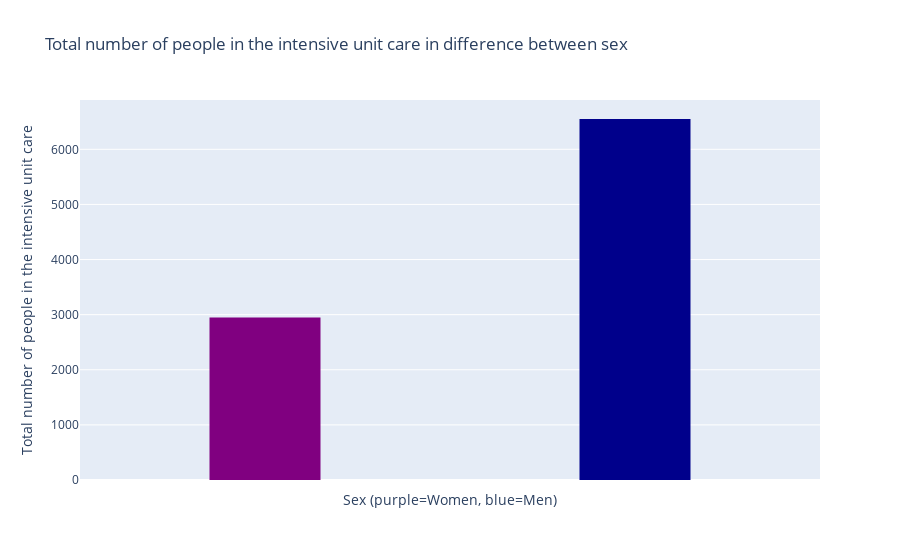

Source (notebook cell):
### Code cell
fig3_3_2 = px.histogram(covid19_divided_sex, x="Kön_nummer", y="Totalt_antal_intensivvårdade", title="Total number of people in the intensive unit care in difference between sex")
fig3_3_2.update_xaxes(showticklabels=False)
fig3_3_2.update_layout(bargap=0.7, xaxis_title= "Sex (purple=Women, blue=Men)", yaxis_title="Total number of people in the intensive unit care")
fig3_3_2.update_traces(marker_color=['purple','darkblue'])

fig3_3_2.write_html("Visualiseringar/exercise_3.3.2_plotly.html")
fig3_3_2

### Figure 1 — Plotly figure (JSON) as saved in the notebook; plotly's stock layout.template omitted (floating-point values rounded to 4 significant figures)
{"data": [{"alignmentgroup": "True", "bingroup": "x", "histfunc": "sum", "hovertemplate": "Kön_nummer=%{x}<br>sum of Totalt_antal_intensivvårdade=%{y}<extra></extra>", "legendgroup": "", "marker": {"color": ["purple", "darkblue"], "pattern": {"shape": ""}}, "name": "", "offsetgroup": "", "orientation": "v", "showlegend": false, "type": "histogram", "x": [1, 0], "xaxis": "x", "y": [6550, 2947], "yaxis": "y"}], "layout": {"bargap": 0.7, "barmode": "relative", "legend": {"tracegroupgap": 0}, "title": {"text": "Total number of people in the intensive unit care in difference between sex"}, "xaxis": {"anchor": "y", "domain": [0, 1], "showticklabels": false, "title": {"text": "Sex (purple=Women, blue=Men)"}}, "yaxis": {"anchor": "x", "domain": [0, 1], "title": {"text": "Total number of people in the intensive unit care"}}}}
